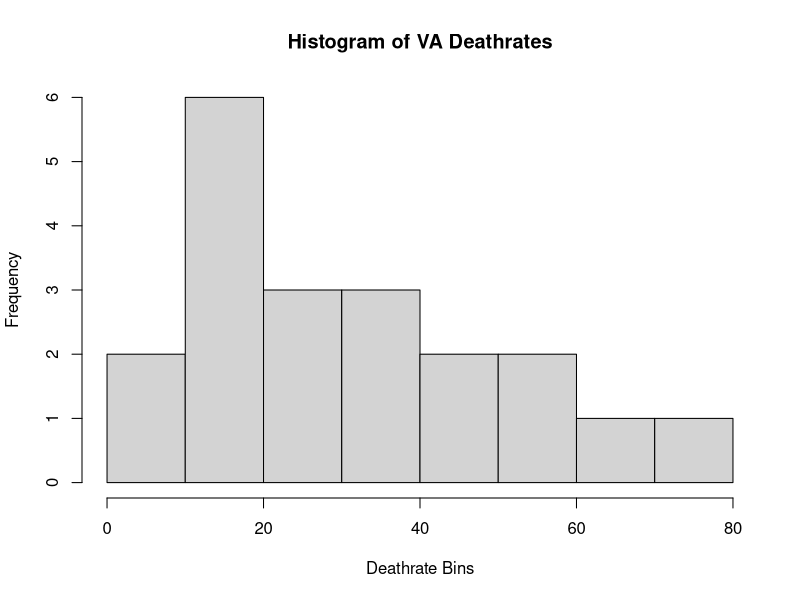
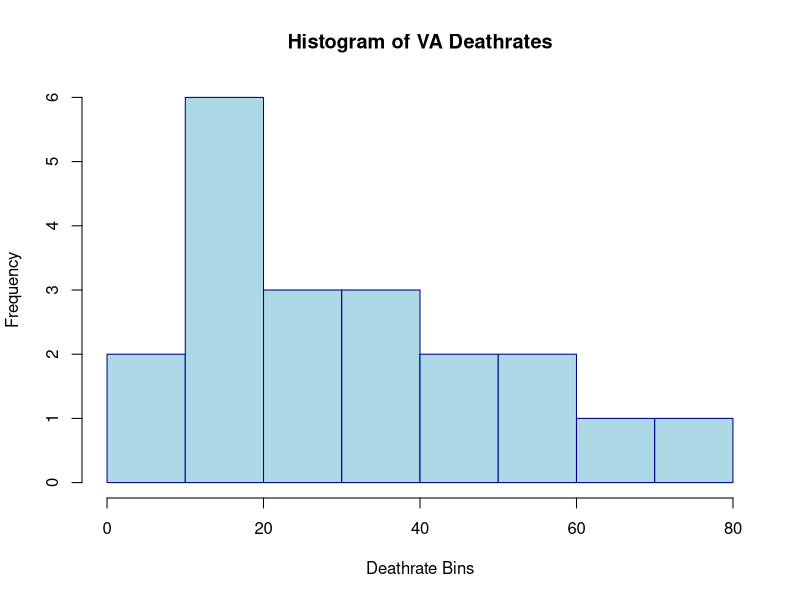
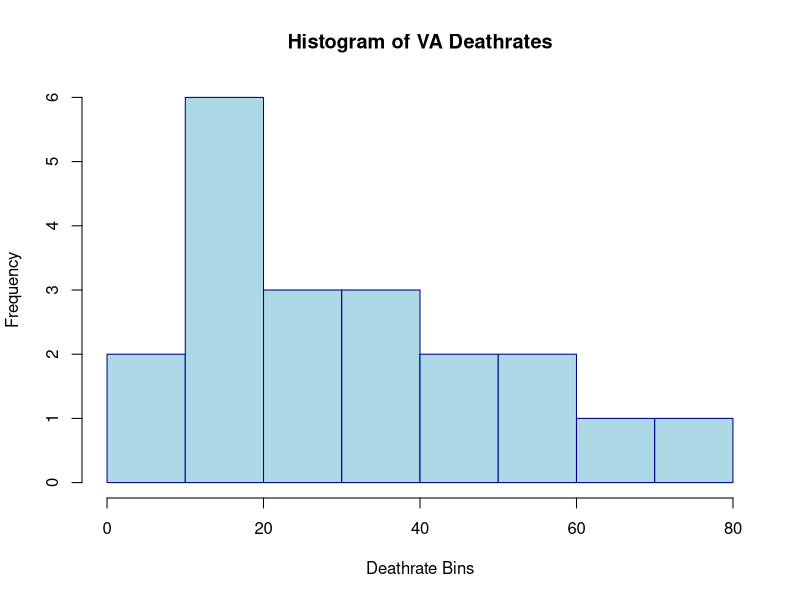
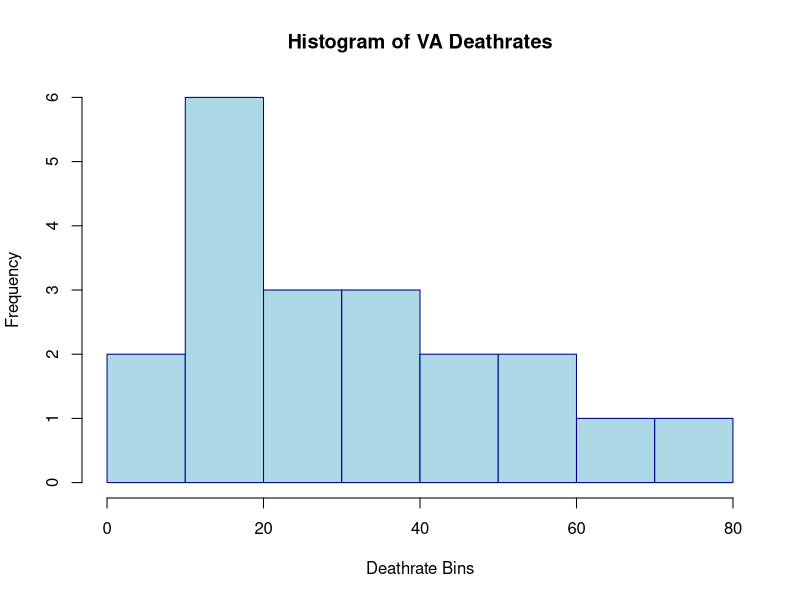
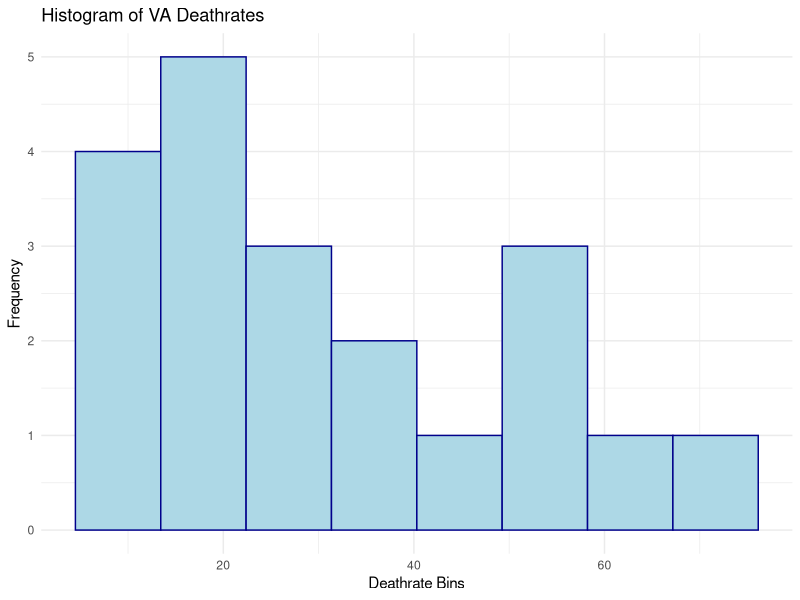

Write the R code that produced these figures, in order.
# Load dataset
data(VADeaths)

# View data
VADeaths
View(VADeaths)
?VADeaths
class(VADeaths)

# Convert to data frame
va_df <- as.data.frame(VADeaths)

# Add age groups column
va_df$AgeGroups <- rownames(VADeaths)

# Display dataframe
va_df

# Reshape to long format
va_long <- reshape(va_df,
                   direction = "long",
                   varying = colnames(VADeaths),
                   v.names = "DeathRate",
                   timevar = "Population",
                   times = colnames(VADeaths)
)

# -----------------------------
# Base R Histograms
# -----------------------------

# Basic histogram
hist(va_long$DeathRate,
     main = "Histogram of VA Deathrates",
     xlab = "Deathrate Bins",
     ylab = "Frequency")

# Colored histogram
hist(va_long$DeathRate,
     main = "Histogram of VA Deathrates",
     xlab = "Deathrate Bins",
     ylab = "Frequency",
     col = "lightblue",
     border = "darkblue")

# Histogram with fixed number of bins
hist(va_long$DeathRate,
     breaks = 8,
     main = "Histogram of VA Deathrates",
     xlab = "Deathrate Bins",
     ylab = "Frequency",
     col = "lightblue",
     border = "darkblue")

# Histogram with custom break points
hist(va_long$DeathRate,
     breaks = seq(0, 80, by = 10),
     main = "Histogram of VA Deathrates",
     xlab = "Deathrate Bins",
     ylab = "Frequency",
     col = "lightblue",
     border = "darkblue")

# -----------------------------
# ggplot2 Histogram
# -----------------------------

# Load library
library(ggplot2)

# ggplot histogram
ggplot(va_long, aes(x = DeathRate)) +
  geom_histogram(bins = 8, fill = "lightblue", color = "darkblue") +
  labs(title = "Histogram of VA Deathrates",
       x = "Deathrate Bins",
       y = "Frequency") +
  theme_minimal()

